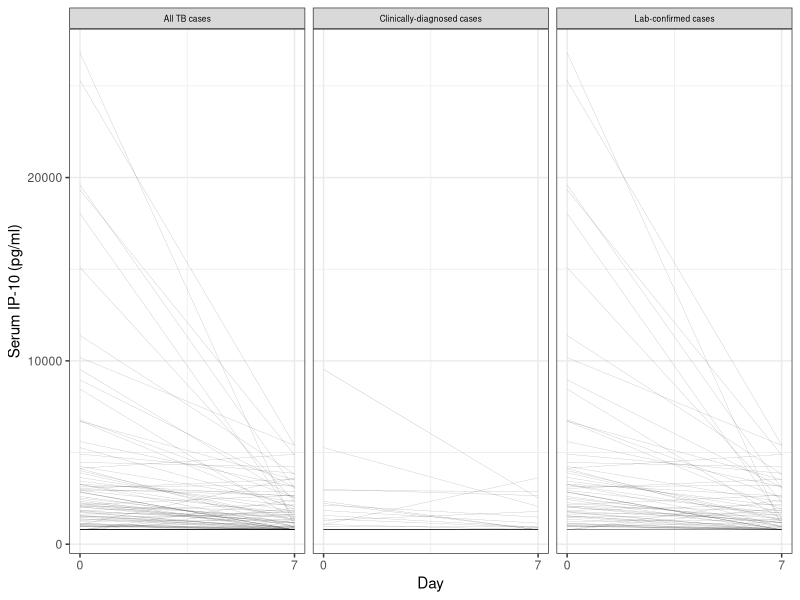
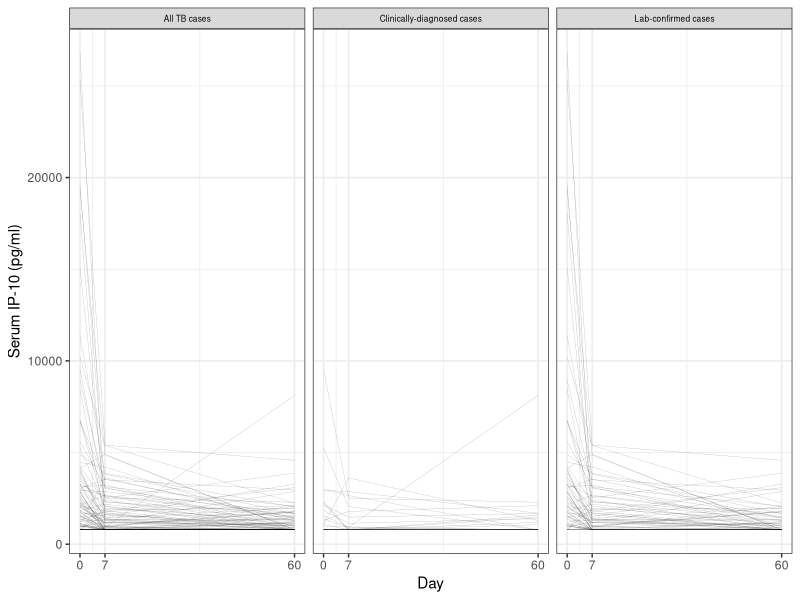
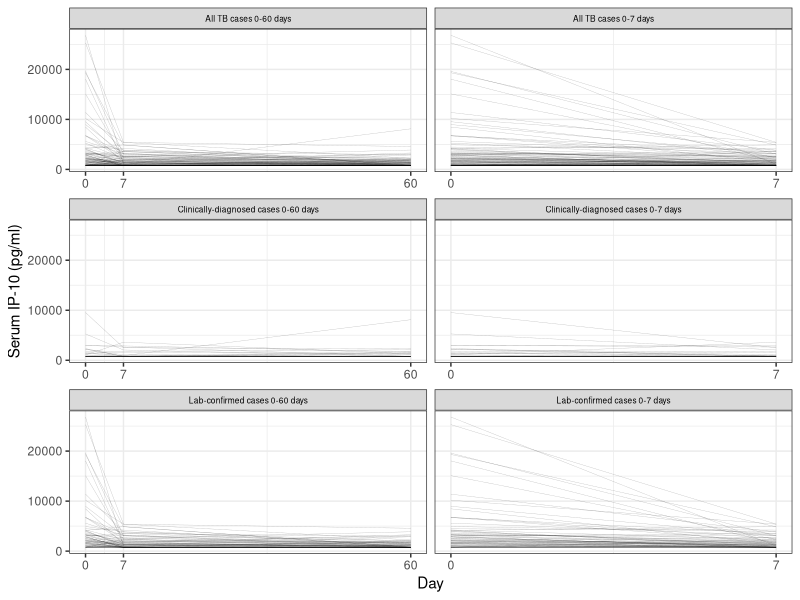
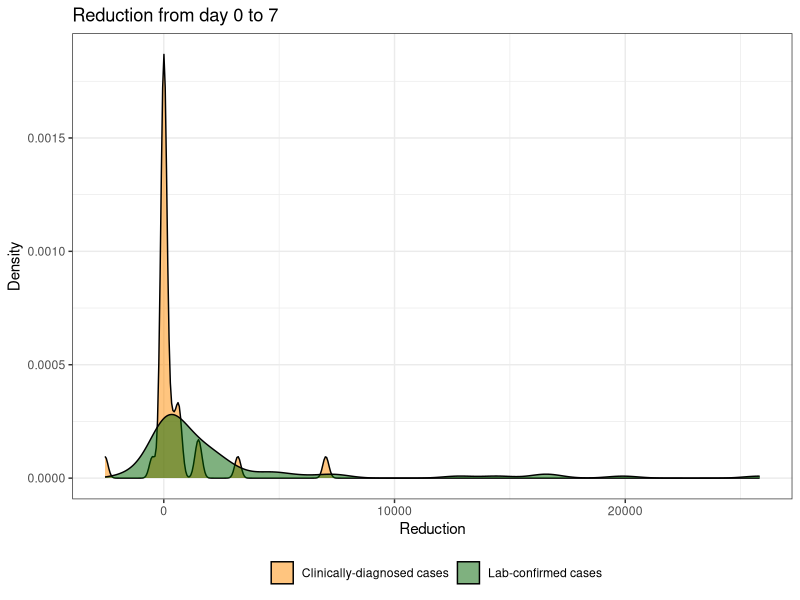
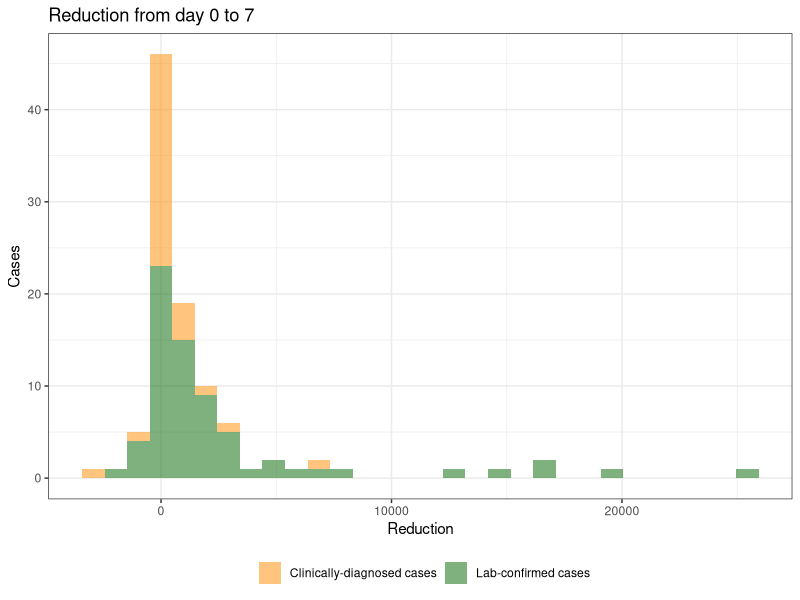
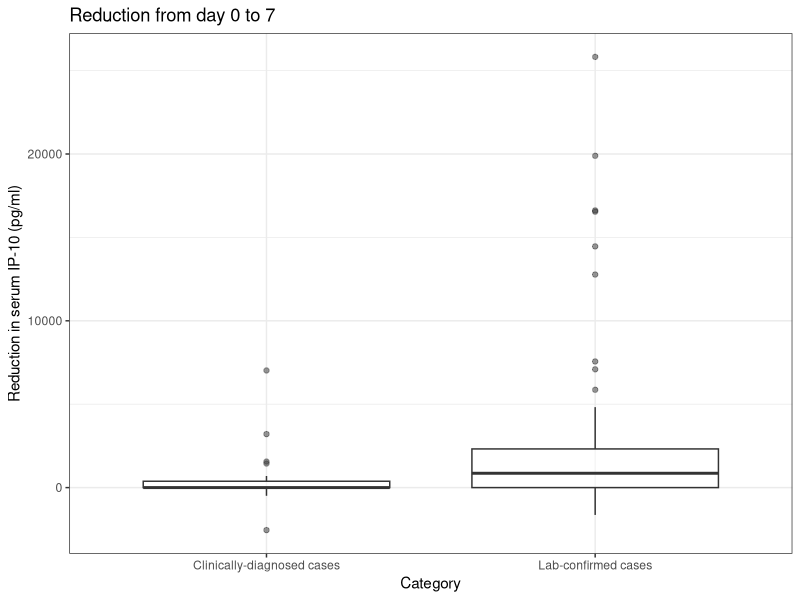
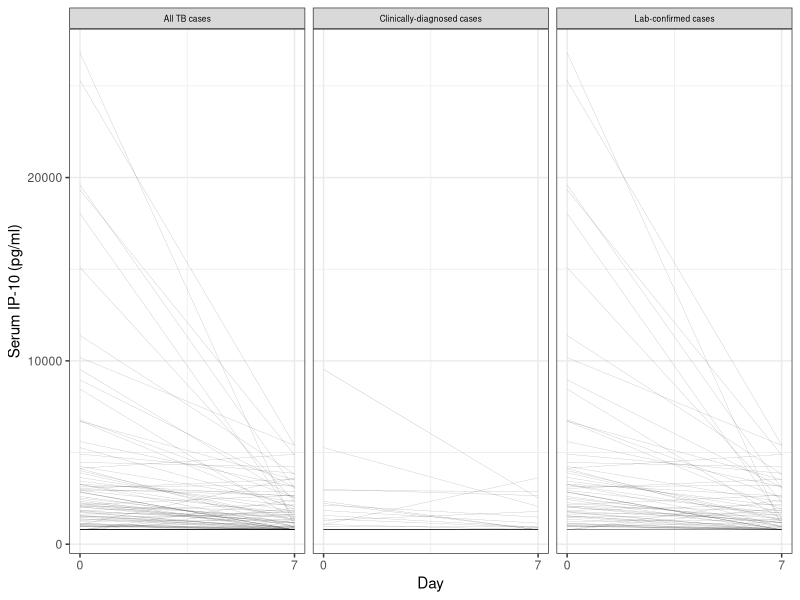
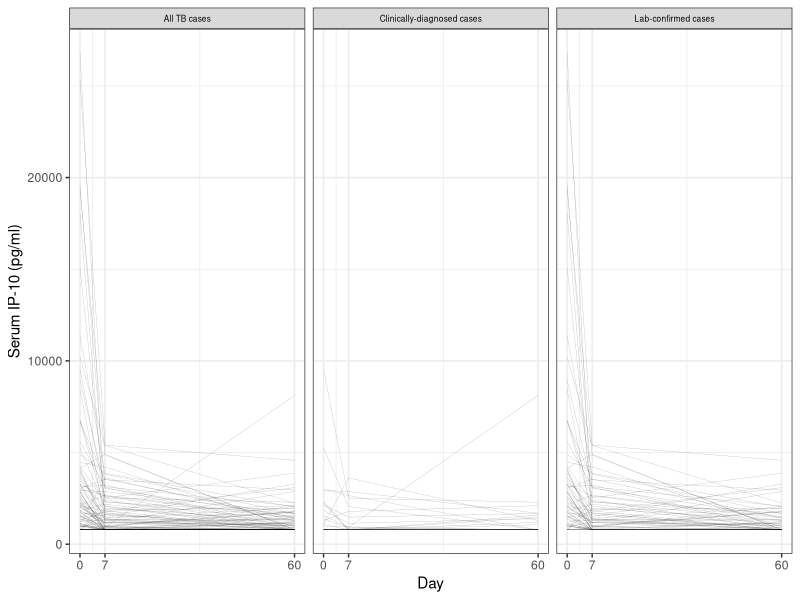

The R script that drew these images, in order:
library(readxl)
library(tidyverse)

# Readin 
df <- read_excel('stupid graph.xlsx')

# Define categories
categories <- c(rep('All TB cases', 3),
                rep('Lab-confirmed cases', 3),
                rep('Clinically-diagnosed cases', 3))

unique_categories <- unique(categories)

counter <- 1
for (i in 1:length(unique_categories)){
  this_category <- unique_categories[i]
  x <- read_excel('stupid graph.xlsx',
                  skip = 1)[, which(categories == this_category)]
  x$category <- this_category
  x$id <- counter:(nrow(x) + counter - 1)
  if(i == 1){
    df <- x
  } else {
    df <- bind_rows(x,
                    df)
  }
}
df <- df %>%
  filter(!is.na(`Day 0`))

# Gather
df <- gather(df,
             day, 
             value,
             `Day 0` : `Day 60`)
df$day <- as.numeric(gsub('Day ', '', df$day))

# Plot
ggplot(data = df %>%
         filter(day <= 7),
       aes(x = day,
           y = value,
           group = id)) +
  geom_line(lwd = 0.1,
            alpha = 0.3) +
  facet_wrap(~category, ncol = 3) +
  theme_bw() +
  xlab('Day') +
  ylab('') +
  theme(strip.text.x = element_text(size = 6, 
                                    colour = "black", 
                                    angle = 0)) +
  scale_x_continuous(name = 'Day',
                     breaks = c(0,7)) +
  ylab('Serum IP-10 (pg/ml)')

ggsave('plot.pdf')

# Plot
ggplot(data = df,
       aes(x = day,
           y = value,
           group = id)) +
  geom_line(lwd = 0.1,
            alpha = 0.3) +
  facet_wrap(~category, ncol = 3) +
  theme_bw() +
  xlab('Day') +
  ylab('') +
  theme(strip.text.x = element_text(size = 6, 
                                    colour = "black", 
                                    angle = 0)) +
  scale_x_continuous(name = 'Day',
                     breaks = c(0,7, 60)) +
  ylab('Serum IP-10 (pg/ml)')

ggsave('plot60.pdf')

# Make a 6 panel plot
p6 <- 
  bind_rows(
    df %>% 
      filter(day <= 7) %>%
      mutate(category = paste0(category, ' 0-7 days')),
    df %>% 
      mutate(category = paste0(category, ' 0-60 days'))
  )
ggplot(data = p6,
       aes(x = day,
           y = value,
           group = id)) +
  geom_line(lwd = 0.1,
            alpha = 0.3) +
  facet_wrap(~category, ncol = 2, 
             scales = 'free_x') +
  theme_bw() +
  xlab('Day') +
  ylab('') +
  theme(strip.text.x = element_text(size = 6, 
                                    colour = "black", 
                                    angle = 0)) +
  scale_x_continuous(name = 'Day',
                     breaks = c(0,7, 60)) +
  ylab('Serum IP-10 (pg/ml)')

ggsave('plot6panel.pdf')


# Statistical test for lab vs clinic
model_data <- df %>%
  filter(day <= 7,
         category != 'All TB cases') %>%
  arrange(day) %>%
  mutate(cat_id = paste0(category, '_', id)) %>%
  group_by(cat_id) %>%
  summarise(reduction = value[day == 0] - value[day == 7],
            category = first(category))

ggplot(data = model_data,
       aes(x= reduction,
           group = category,
           fill = category)) +
  geom_density(alpha = 0.5) +
  theme_bw() +
  theme(legend.position="bottom") +
  scale_fill_manual(name = '',
                    values = c('darkorange', 'darkgreen')) +
  labs(x = 'Reduction',
       y = 'Density',
       title = 'Reduction from day 0 to 7')

ggplot(data = model_data,
       aes(x= reduction,
           group = category,
           fill = category)) +
  geom_histogram(alpha = 0.5) +
  theme_bw() +
  theme(legend.position="bottom") +
  scale_fill_manual(name = '',
                    values = c('darkorange', 'darkgreen')) +
  labs(x = 'Reduction',
       y = 'Cases',
       title = 'Reduction from day 0 to 7')

# Make boxplot
ggplot(data = model_data,
       aes(x= category,
           y = reduction)) +
  geom_boxplot(alpha = 0.5) +
  theme_bw() +
  theme(legend.position="bottom") +
  labs(x = 'Category',
       y = 'Reduction in serum IP-10 (pg/ml)',
       title = 'Reduction from day 0 to 7')
ggsave('boxplot.pdf')


model_data %>% group_by(category) %>% summarise(mean(reduction)) %>%
  .$`mean(reduction)` %>% diff
t.test(x = model_data$reduction[model_data$category == 'Clinically-diagnosed cases'],
       y = model_data$reduction[model_data$category == 'Lab-confirmed cases'])

fit <- lm(reduction ~  category,
          data = model_data)
summary(fit)
